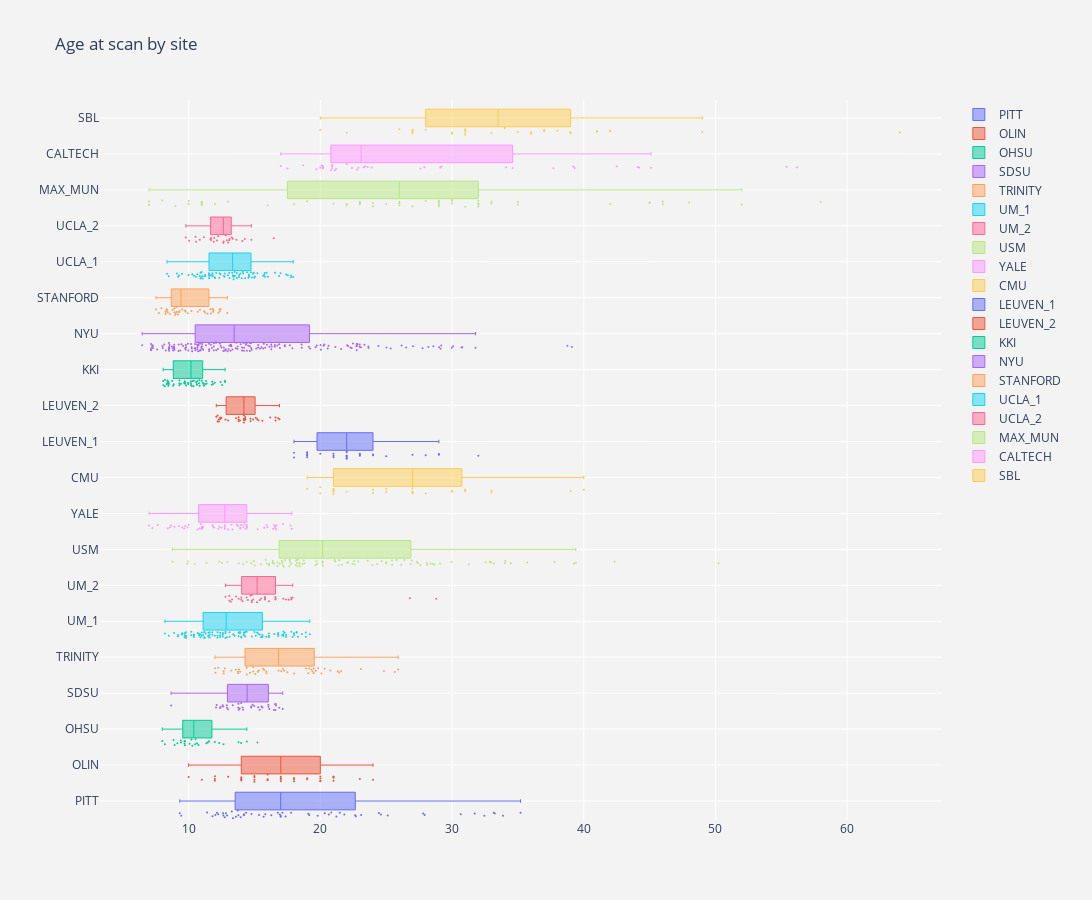

Notebook source saved alongside this figure:
### Code cell
fig1 = go.Figure()
for xd, yd, cls in zip(x_data, y_data, colors):
    fig1.add_trace(go.Box(
        x = xd,
        name = yd,
        boxpoints = "all",
        jitter = 0.5,
        whiskerwidth = 0.2,
        marker_size = 2,
        line_width = 1,
        )
    )

fig1.update_layout(
    title = "Age at scan by site",
    yaxis = dict(
        autorange = True,
        showgrid = True,
        #zeroline = True,
        dtick = 1,
        gridcolor = "rgb(255, 255, 255)",
        gridwidth = 1,
        zerolinecolor = "rgb(255, 255, 255)",
        zerolinewidth = 5,
        ),
    xaxis = dict(
        autorange = True,
        showgrid = True,
        zeroline = True,
        dtick = 10,
        gridcolor = "rgb(255, 255, 255)",
        gridwidth = 1,
        zerolinecolor = "rgb(255, 255, 255)",
        zerolinewidth = 5,
        ),
    margin = dict(
        l = 100,
        r = 150,
        b = 80,
        t = 100,
        ),
    paper_bgcolor = "rgb(243, 243, 243)",
    plot_bgcolor = "rgb(243, 243, 243)",
    showlegend = True,
    width = 1200,
    height = 900,
    )
    
fig1.show()

### Figure 1 — Plotly figure (JSON) as saved in the notebook; plotly's stock layout.template omitted (floating-point values rounded to 4 significant figures; data arrays with more than 128 entries replaced by an {"elided": "..."} marker saying what was removed)
{"data": [{"boxpoints": "all", "jitter": 0.5, "line": {"width": 1}, "marker": {"size": 2}, "name": "PITT", "type": "box", "whiskerwidth": 0.2, "x": [16.77, 24.45, 19.09, 13.73, 13.37, 17.78, 32.45, 33.86, 35.2, 16.93, 21.48, 9.33, 14.2, 14.2, 21.82, 22.7, 27.81, 20.83, 16.99, 12.64, 22.64, 31.72, 16.28, 12.24, 12.74, 11.4, 25.12, 12.92, 19.8, 12.15, 14.77, 17.36, 13.28, 19.16, 13.95, 30.66, 24.6, 27.92, 33.17, 13.78, 17.13, 15.7, 20.65, 15.35, 11.81, 15.82, 14.37, 12.83, 33.24, 12.03, 9.44, 16.99, 13.59, 12.62, 23.1, 21.22, 20.34]}, {"boxpoints": "all", "jitter": 0.5, "line": {"width": 1}, "marker": {"size": 2}, "name": "OLIN", "type": "box", "whiskerwidth": 0.2, "x": [14, 14, 16, 17, 10, 21, 21, 20, 13, 14, 17, 15, 20, 23, 15, 21, 15, 19, 15, 20, 12, 17, 18, 24, 17, 14, 16, 12, 18, 21, 16, 11, 18, 12, 19, 20]}, {"boxpoints": "all", "jitter": 0.5, "line": {"width": 1}, "marker": {"size": 2}, "name": "OHSU", "type": "box", "whiskerwidth": 0.2, "x": [13.99, 13.79, 10.22, 10.75, 8, 11.35, 12.65, 12.32, 9.42, 9.73, 9.72, 14.42, 15.23, 10.5, 11.55, 10.29, 11.45, 9.15, 8.94, 9.4, 8.86, 9.69, 8.2, 10.08, 9.69, 11.99, 10.53, 10.64]}, {"boxpoints": "all", "jitter": 0.5, "line": {"width": 1}, "marker": {"size": 2}, "name": "SDSU", "type": "box", "whiskerwidth": 0.2, "x": [16.61, 14.14, 17.15, 12.44, 12.13, 16.48, 15.4, 16.64, 13.99, 12.63, 12.99, 14.75, 13.35, 12.58, 12.91, 14.98, 15.28, 15.53, 13.88, 13.77, 12.08, 16.05, 14.86, 14.1, 8.67, 16.06, 13.78, 16.57, 16.6, 16.13, 13.81, 12.38, 14.76, 16.88, 15.6, 12.9]}, {"boxpoints": "all", "jitter": 0.5, "line": {"width": 1}, "marker": {"size": 2}, "name": "TRINITY", "type": "box", "whiskerwidth": 0.2, "x": [23.08, 20.75, 15.66, 15.33, 19.16, 21.42, 18.92, 17.03, 15.05, 17.17, 12.75, 13.75, 25.91, 21.58, 19.5, 12, 13.58, 13.83, 13.91, 17.25, 15.25, 18.01, 19.41, 14.41, 14.91, 19.83, 20.33, 20.08, 21.33, 19.08, 25.66, 12.25, 15.91, 17.5, 14.41, 14.66, 19.33, 19.66, 24.83, 12.04, 16.83, 13.75, 12.66, 13.25, 12.66, 19.5, 15.75, 15.91, 14.91]}, {"boxpoints": "all", "jitter": 0.5, "line": {"width": 1}, "marker": {"size": 2}, "name": "UM_1", "type": "box", "whiskerwidth": 0.2, "x": [14.2, 16.8, 14.2, 11.5, 16.8, 15.4, 11.3, 12.2, 15.6, 10.7, 15.2, 11.2, 11.2, 12.8, 11.2, 14.4, 11.1, 12.9, 14, 13.9, 12.6, 12.4, 12.6, 11.5, 15.1, 15.9, 12.8, 12.2, 9.7, 16.1, 10.4, 11.6, 11, 10.9, 8.5, 9.7, 8.9, 9.5, 9.7, 9.8, 11.2, 13.4, 16.1, 13.4, 11.8, 9.8, 9.2, 15, 18.6, 18, 12.4, 14.2, 13.8, 13.1, 12, 15.3, 17.4, 17.1, 16.1, 17.2, 10.4, 10.2, 11, 17.8, 14.3, 11.8, 13.5, 18, 16.1, 18.2, 12.6, 13.8, 18.2, 17.3, 18.9, 15.6, 19.2, 18.9, 12.4, 16.8, 15.5, 13.1, 14, 10.9, 17.2, 9.5, 9.8, 10.4, 13.9, 18.3, 11.2, 9.8, 10.8, 15.6, 8.2, 10.8, 17.9, 14.8, 12.8, 12.2, 10.2, 17.2, 9.7, 11.6, 9.2, 11.5, 11.6, 14.3, 17.4, 16.5]}, {"boxpoints": "all", "jitter": 0.5, "line": {"width": 1}, "marker": {"size": 2}, "name": "UM_2", "type": "box", "whiskerwidth": 0.2, "x": [28.8, 14.4, 17.8, 17.8, 14, 26.8, 14.5, 17.2, 14.7, 17.4, 13.1, 12.8, 15.8, 16.6, 15.2, 16.6, 14.8, 16.1, 14, 13.2, 13.1, 13.8, 17.6, 14.8, 13.3, 14.9, 15.8, 15.4, 14.8, 14.1, 17.9, 16.6, 13.6, 15.8, 15.5]}, {"boxpoints": "all", "jitter": 0.5, "line": {"width": 1}, "marker": {"size": 2}, "name": "USM", "type": "box", "whiskerwidth": 0.2, "x": [18.28, 18.74, 18.26, 16.1, 13.81, 14.94, 15.03, 22.6, 23.95, 27.6, 26.85, 17.07, 24.99, 18.14, 27.32, 12.94, 10.47, 18.22, 21.1, 12.53, 29.97, 8.772, 18.8, 31.28, 16.1, 34.05, 26.15, 18.15, 14.41, 16.39, 24.65, 28.37, 9.955, 34.01, 39.25, 19.76, 39.39, 28.56, 9.916, 25.02, 22.11, 22.44, 22.05, 21.65, 20.17, 20.18, 20.18, 22.88, 29.09, 17.17, 27.41, 21.43, 19.7, 23.59, 17.79, 25.8, 25.45, 16.76, 19.63, 26.95, 32.55, 35.71, 37.78, 22.56, 24.32, 34.46, 21.13, 25.43, 17.24, 17.71, 32.96, 28.67, 17.65, 33.18, 15.93, 28.11, 26.38, 16.73, 14.14, 16.38, 15.49, 18.47, 21.4, 15.85, 17.11, 16.5, 18.66, 16.38, 17.67, 18.42, 14.75, 17.33, 12.33, 32.85, 50.22, 18.41, 11.35, 42.34, 18.25, 28.09, 16.92]}, {"boxpoints": "all", "jitter": 0.5, "line": {"width": 1}, "marker": {"size": 2}, "name": "YALE", "type": "box", "whiskerwidth": 0.2, "x": [15.92, 12.75, 9.75, 8.67, 14.42, 10.67, 14.25, 13.75, 12.25, 9.25, 13.33, 10.83, 13.92, 7.66, 11, 9.66, 17.83, 13.92, 16.66, 16.66, 11, 15.75, 14.17, 10.92, 14, 8.42, 15.25, 12.33, 14.33, 10, 13.25, 14.42, 16, 16.42, 17.17, 16.58, 8.92, 13, 11.92, 11.83, 12.5, 17.75, 8.58, 11.83, 7.25, 12.75, 16.5, 12.75, 16.58, 9.92, 13.66, 11.08, 7, 11.08, 9.5, 14.42]}, {"boxpoints": "all", "jitter": 0.5, "line": {"width": 1}, "marker": {"size": 2}, "name": "CMU", "type": "box", "whiskerwidth": 0.2, "x": [33, 21, 19, 20, 21, 27, 31, 22, 31, 39, 24, 30, 24, 27, 28, 21, 27, 27, 25, 20, 21, 21, 33, 31, 40, 25, 30]}, {"boxpoints": "all", "jitter": 0.5, "line": {"width": 1}, "marker": {"size": 2}, "name": "LEUVEN_1", "type": "box", "whiskerwidth": 0.2, "x": [23, 24, 23, 19, 22, 21, 21, 22, 22, 22, 22, 19, 19, 20, 19, 28, 21, 23, 18, 18, 29, 29, 24, 22, 22, 32, 25, 27, 19]}, {"boxpoints": "all", "jitter": 0.5, "line": {"width": 1}, "marker": {"size": 2}, "name": "LEUVEN_2", "type": "box", "whiskerwidth": 0.2, "x": [13.8, 13.8, 15.1, 14.2, 16.6, 13.9, 15.6, 12.3, 16.2, 12.4, 14.7, 16.6, 14.3, 13.6, 12.2, 12.8, 15.2, 12.4, 14.2, 16.9, 14.2, 12.5, 13, 13.8, 14.2, 14.2, 15.3, 16.8, 12.1, 14.7, 14.3, 12.3, 12.2, 14.9, 14.3]}, {"boxpoints": "all", "jitter": 0.5, "line": {"width": 1}, "marker": {"size": 2}, "name": "KKI", "type": "box", "whiskerwidth": 0.2, "x": [12.77, 10.84, 10.64, 11, 9.3, 8.39, 9.73, 9.41, 9.82, 9.3, 10.18, 10.4, 8.07, 10.37, 8.75, 10.82, 10.25, 9.31, 8.83, 10.18, 8.2, 8.4, 9.66, 8.09, 11.99, 12.54, 10.17, 11.14, 11.76, 11.27, 8.2, 8.45, 8.33, 11.33, 8.48, 10.65, 11.09, 8.43, 11.85, 12.76, 9.97, 10.79, 8.46, 10.62, 9.73, 9.97, 11.79, 9.71, 8.87, 11.17, 12.43, 11.37, 10.29, 8.5, 10.57]}, {"boxpoints": "all", "jitter": 0.5, "line": {"width": 1}, "marker": {"size": 2}, "name": "NYU", "type": "box", "whiskerwidth": 0.2, "x": {"elided": "184 float values"}}, {"boxpoints": "all", "jitter": 0.5, "line": {"width": 1}, "marker": {"size": 2}, "name": "STANFORD", "type": "box", "whiskerwidth": 0.2, "x": [7.934, 9.03, 8.92, 9.082, 8.422, 11.84, 8.383, 11.88, 11.26, 9.777, 10.87, 12.94, 8.791, 7.528, 9.947, 8.58, 9.271, 11.7, 11.43, 11.65, 7.75, 9.315, 10.69, 8.266, 9.107, 8.246, 8.32, 8.331, 8.975, 9.208, 8.936, 9.72, 10.22, 9.52, 12.35, 11.18, 11.88, 12.43, 12.25, 12.38]}, {"boxpoints": "all", "jitter": 0.5, "line": {"width": 1}, "marker": {"size": 2}, "name": "UCLA_1", "type": "box", "whiskerwidth": 0.2, "x": [13.52, 11.56, 13.37, 14.57, 17.94, 15.78, 14.11, 16.98, 9.99, 16.56, 11.27, 15.66, 9.11, 10.41, 11.56, 10.54, 15.22, 16.87, 13.93, 14.74, 14.58, 11.81, 13.31, 12.99, 12.33, 9.26, 14.53, 8.36, 14.59, 17.53, 10.28, 15.79, 12.75, 10.91, 10.67, 12.42, 17.4, 10.85, 13.67, 14.96, 10.9, 14.14, 11.69, 13.09, 14.98, 13.1, 11.97, 13.5, 8.49, 14.88, 12.36, 10.99, 11.8, 14.44, 14.8, 15.04, 13.38, 11.55, 11.07, 13.66, 17.79, 11.56, 16.03, 13.46, 15.92, 14.03, 11.25, 17.78, 14.29, 11.08, 12.09, 13.41, 12.68, 10.96, 15.74, 13.85, 12.01, 9.21, 13.82, 9.5, 11.83, 12.73]}, {"boxpoints": "all", "jitter": 0.5, "line": {"width": 1}, "marker": {"size": 2}, "name": "UCLA_2", "type": "box", "whiskerwidth": 0.2, "x": [16.47, 12.24, 13.08, 11.7, 10.04, 11.16, 14.27, 10.57, 14.77, 14.08, 13.28, 10.85, 13, 10.53, 12.64, 11.66, 12.15, 9.79, 11.9, 11.7, 11.95, 12.9, 13.36, 13.12, 13.63, 12.66, 12.82]}, {"boxpoints": "all", "jitter": 0.5, "line": {"width": 1}, "marker": {"size": 2}, "name": "MAX_MUN", "type": "box", "whiskerwidth": 0.2, "x": [19, 33, 31, 45, 29, 30, 52, 32, 42, 58, 22, 18, 45, 35, 23, 24, 27, 23, 26, 30, 29, 29, 29, 23, 30, 22, 35, 25, 24, 8, 11, 11, 11, 9, 7, 12, 11, 10, 11, 10, 13, 7, 16, 33, 32, 26, 23, 32, 21, 28, 32, 32, 48, 46, 46, 29, 26]}, {"boxpoints": "all", "jitter": 0.5, "line": {"width": 1}, "marker": {"size": 2}, "name": "CALTECH", "type": "box", "whiskerwidth": 0.2, "x": [55.4, 22.9, 39.2, 22.8, 34.6, 37.7, 20.2, 20.2, 20.9, 20.2, 27.6, 23.4, 20.1, 45.1, 29.1, 22.4, 17.5, 21.2, 20.9, 44.2, 39.3, 42.5, 19.7, 20, 20.8, 27.9, 21.1, 20.9, 23.6, 23.9, 22, 17, 23.3, 34.1, 44.1, 56.2, 18.7, 29.2]}, {"boxpoints": "all", "jitter": 0.5, "line": {"width": 1}, "marker": {"size": 2}, "name": "SBL", "type": "box", "whiskerwidth": 0.2, "x": [20, 26, 27, 27, 27, 36, 37, 38, 39, 39, 41, 34, 37, 36, 42, 22, 28, 30, 30, 31, 31, 31, 33, 41, 42, 64, 31, 35, 49, 27]}], "layout": {"height": 900, "margin": {"b": 80, "l": 100, "r": 150, "t": 100}, "paper_bgcolor": "rgb(243, 243, 243)", "plot_bgcolor": "rgb(243, 243, 243)", "showlegend": true, "title": {"text": "Age at scan by site"}, "width": 1200, "xaxis": {"autorange": true, "dtick": 10, "gridcolor": "rgb(255, 255, 255)", "gridwidth": 1, "showgrid": true, "zeroline": true, "zerolinecolor": "rgb(255, 255, 255)", "zerolinewidth": 5}, "yaxis": {"autorange": true, "dtick": 1, "gridcolor": "rgb(255, 255, 255)", "gridwidth": 1, "showgrid": true, "zerolinecolor": "rgb(255, 255, 255)", "zerolinewidth": 5}}}
